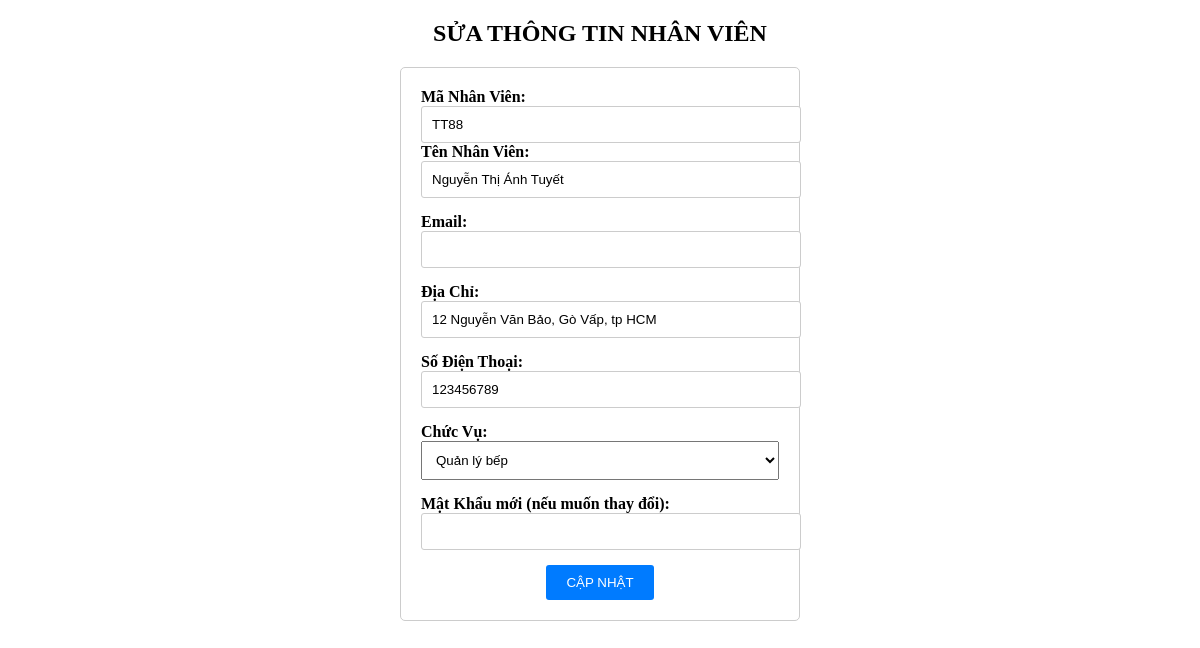
The page /QLNhanVien/suaNV.php?ma_nhan_vien=TT88 on the database as committed earlier.
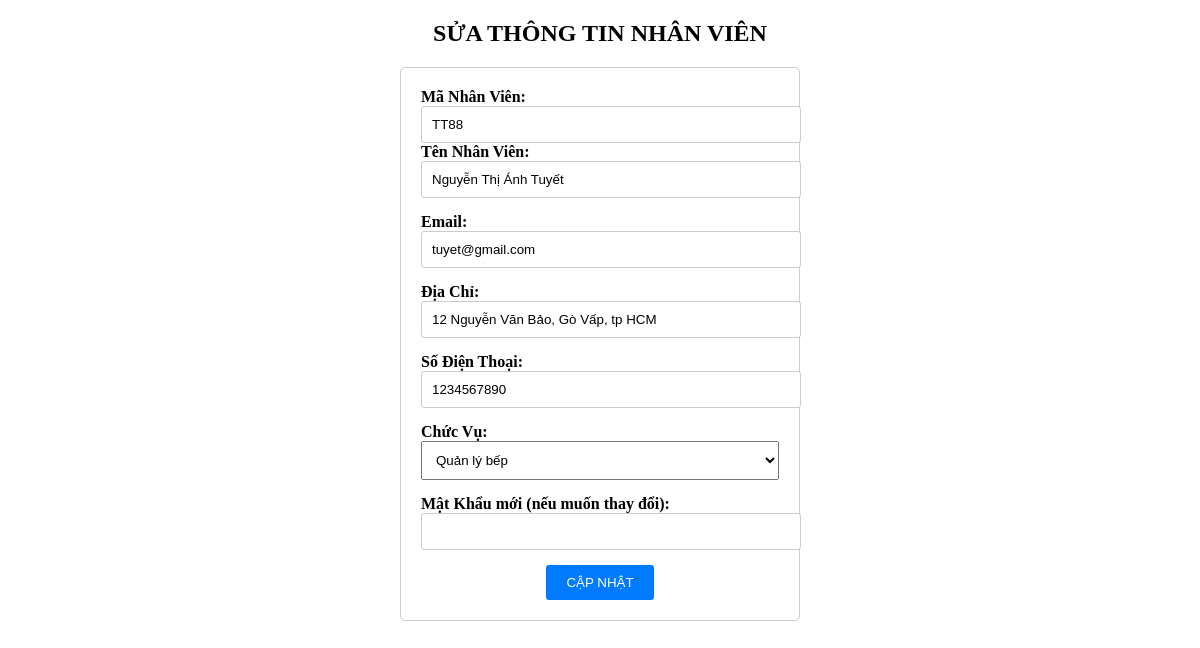
The same page on the database as committed later.
### tables this page shows
CREATE TABLE `nhanvientapdoan` (
  `ma_nhan_vien` varchar(10) NOT NULL,
  `ho_ten` varchar(50) NOT NULL,
  `email` varchar(50) default NULL,
  `dia_chi` varchar(50) NOT NULL,
  `so_dien_thoai` int(10) NOT NULL,
  `chuc_vu` varchar(50) NOT NULL,
  `password` varchar(50) NOT NULL,
  `role` enum('admin','user') NOT NULL,
  `trang_thai` enum('deleted','using') NOT NULL,
  PRIMARY KEY  (`ma_nhan_vien`),
  KEY `role` (`role`)
);

### QLNhanVien/suaNV.php (the view, shortened to what this page needs)
<?php
$servername = "localhost";
$username = "root";
$password = "";
$dbname = "databa";
$conn = new mysqli($servername, $username, $password, $dbname);
if(isset($_GET['ma_nhan_vien'])) {
    $id = $_GET['ma_nhan_vien'];
    $sql = "SELECT * FROM nhanvientapdoan WHERE ma_nhan_vien = '$id'";
    $result = $conn->query($sql);
    if ($result->num_rows > 0) {
        $row = $result->fetch_assoc();
?>
     <!DOCTYPE html>
            <html>
            <head>
            </head>
            <body>
                <div class='container'>
                    <h2 style='text-align:center;'>SỬA THÔNG TIN NHÂN VIÊN</h2>
                    <form action='#' method='post' onsubmit="return validateForm()">
                        <div class='form-group'>
						<label for='tenNhanVien'>Mã Nhân Viên:</label>
                            <input type='text' id='ma_nhan_vien' name='ma_nhan_vien' value='<?php echo $row['ma_nhan_vien']; ?>' required><br>
                            <label for='tenNhanVien'>Tên Nhân Viên:</label>
                            <input type='text' id='ho_ten' name='ho_ten' value='<?php echo $row['ho_ten']; ?>' required>
                        </div>
						 <div class='form-group'>
                            <label for='email'>Email:</label>
                            <input type='email' id='email' name='email' value='<?php echo $row['email']; ?>' required required>
                        </div>
                        <div class='form-group'>
                            <label for='diaChi'>Địa Chỉ:</label>
                            <input type='text' id='dia_chi' name='dia_chi' value='<?php echo $row['dia_chi']; ?>' required>
                        </div>
                        <div class='form-group'>
                            <label for='soDienThoai'>Số Điện Thoại:</label>
                            <input type='text' id='so_dien_thoai' name='so_dien_thoai' value='<?php echo $row['so_dien_thoai']; ?>' required>
                        </div>
                        <div class='form-group'>
                            <label for='chucVu'>Chức Vụ:</label>
                            <select id='chuc_vu' name='chuc_vu'>
                                <option value='Quản lý' ".($chuc_vu == 'Quản lý' ? 'selected' : '').">Quản lý bếp</option>
                            </select>
                        </div>
						<div class='form-group'>
                            <label for='newPassword'>Mật Khẩu mới (nếu muốn thay đổi):</label>
                            <input type='password' id='new_password' name='new_password'>
                        </div>
                        <center><button type='submit'>CẬP NHẬT</button></center>
                    </form>
                </div>
            </body>
            </html>
			<?php
    } else {
        echo "Không tìm thấy";
    }
} else {
    echo "Mã không được cung cấp";
}
?>

Rows that differ between the two databases and show on the page:
changed nhanvientapdoan "TT88": email (not shown) → "tuyet@gmail.com"; so_dien_thoai "123456789" → "1234567890"
